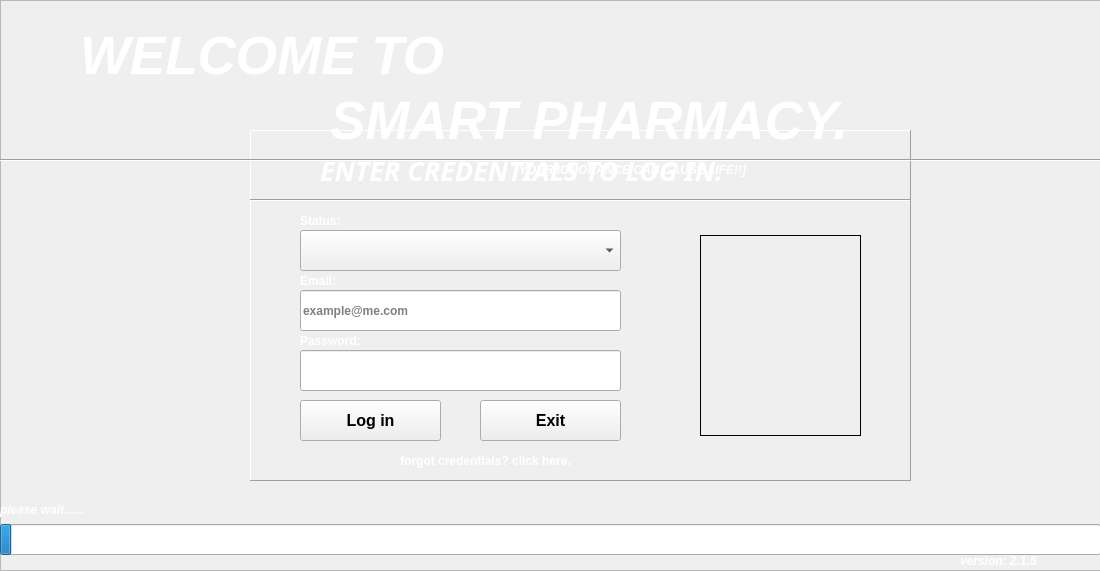
<?xml version="1.0" encoding="UTF-8"?>
<ui version="4.0">
 <class>Home</class>
 <widget class="QWidget" name="Home">
  <property name="geometry">
   <rect>
    <x>0</x>
    <y>0</y>
    <width>1100</width>
    <height>571</height>
   </rect>
  </property>
  <property name="windowTitle">
   <string>Home</string>
  </property>
  <widget class="QFrame" name="frame">
   <property name="geometry">
    <rect>
     <x>0</x>
     <y>0</y>
     <width>1101</width>
     <height>571</height>
    </rect>
   </property>
   <property name="frameShape">
    <enum>QFrame::StyledPanel</enum>
   </property>
   <property name="frameShadow">
    <enum>QFrame::Raised</enum>
   </property>
   <widget class="QLabel" name="bg_image">
    <property name="geometry">
     <rect>
      <x>-9</x>
      <y>-9</y>
      <width>1111</width>
      <height>581</height>
     </rect>
    </property>
    <property name="frameShadow">
     <enum>QFrame::Raised</enum>
    </property>
    <property name="scaledContents">
     <bool>true</bool>
    </property>
   </widget>
   <widget class="QProgressBar" name="flash_progress">
    <property name="geometry">
     <rect>
      <x>0</x>
      <y>524</y>
      <width>1101</width>
      <height>31</height>
     </rect>
    </property>
    <property name="font">
     <font>
      <pointsize>9</pointsize>
     </font>
    </property>
    <property name="styleSheet">
     <string notr="true">color: white</string>
    </property>
    <property name="value">
     <number>1</number>
    </property>
   </widget>
   <widget class="QLabel" name="lbl_loading_text">
    <property name="geometry">
     <rect>
      <x>0</x>
      <y>500</y>
      <width>271</width>
      <height>20</height>
     </rect>
    </property>
    <property name="font">
     <font>
      <pointsize>9</pointsize>
      <weight>75</weight>
      <italic>true</italic>
      <bold>true</bold>
     </font>
    </property>
    <property name="styleSheet">
     <string notr="true">color: white</string>
    </property>
    <property name="text">
     <string>please wait......</string>
    </property>
   </widget>
   <widget class="QLabel" name="label_4">
    <property name="geometry">
     <rect>
      <x>80</x>
      <y>20</y>
      <width>491</width>
      <height>71</height>
     </rect>
    </property>
    <property name="font">
     <font>
      <pointsize>40</pointsize>
      <weight>75</weight>
      <italic>true</italic>
      <bold>true</bold>
     </font>
    </property>
    <property name="styleSheet">
     <string notr="true">color: white</string>
    </property>
    <property name="text">
     <string>WELCOME TO</string>
    </property>
    <property name="alignment">
     <set>Qt::AlignLeading|Qt::AlignLeft|Qt::AlignVCenter</set>
    </property>
   </widget>
   <widget class="QLabel" name="label_5">
    <property name="geometry">
     <rect>
      <x>330</x>
      <y>90</y>
      <width>671</width>
      <height>61</height>
     </rect>
    </property>
    <property name="font">
     <font>
      <pointsize>40</pointsize>
      <weight>75</weight>
      <italic>true</italic>
      <bold>true</bold>
     </font>
    </property>
    <property name="styleSheet">
     <string notr="true">color: white</string>
    </property>
    <property name="text">
     <string>SMART PHARMACY.</string>
    </property>
    <property name="alignment">
     <set>Qt::AlignLeading|Qt::AlignLeft|Qt::AlignVCenter</set>
    </property>
   </widget>
   <widget class="QLabel" name="label_3">
    <property name="geometry">
     <rect>
      <x>470</x>
      <y>160</y>
      <width>321</width>
      <height>20</height>
     </rect>
    </property>
    <property name="font">
     <font>
      <family>MS Sans Serif</family>
      <pointsize>9</pointsize>
      <weight>75</weight>
      <italic>true</italic>
      <bold>true</bold>
     </font>
    </property>
    <property name="styleSheet">
     <string notr="true">color: white</string>
    </property>
    <property name="text">
     <string>[YOUR IGNORANCE CAN CAUSE LIFE!!]</string>
    </property>
    <property name="textFormat">
     <enum>Qt::AutoText</enum>
    </property>
    <property name="scaledContents">
     <bool>false</bool>
    </property>
    <property name="alignment">
     <set>Qt::AlignCenter</set>
    </property>
   </widget>
   <widget class="QFrame" name="login_frame">
    <property name="geometry">
     <rect>
      <x>250</x>
      <y>130</y>
      <width>661</width>
      <height>351</height>
     </rect>
    </property>
    <property name="font">
     <font>
      <family>Segoe UI</family>
      <pointsize>10</pointsize>
      <weight>75</weight>
      <bold>true</bold>
     </font>
    </property>
    <property name="frameShape">
     <enum>QFrame::Panel</enum>
    </property>
    <property name="frameShadow">
     <enum>QFrame::Raised</enum>
    </property>
    <widget class="QLabel" name="label_2">
     <property name="geometry">
      <rect>
       <x>50</x>
       <y>80</y>
       <width>61</width>
       <height>21</height>
      </rect>
     </property>
     <property name="font">
      <font>
       <family>Segoe UI</family>
       <pointsize>9</pointsize>
       <weight>75</weight>
       <italic>false</italic>
       <bold>true</bold>
      </font>
     </property>
     <property name="styleSheet">
      <string notr="true">color: white</string>
     </property>
     <property name="text">
      <string>Status:</string>
     </property>
    </widget>
    <widget class="QLabel" name="label_6">
     <property name="geometry">
      <rect>
       <x>50</x>
       <y>140</y>
       <width>51</width>
       <height>21</height>
      </rect>
     </property>
     <property name="font">
      <font>
       <family>Segoe UI</family>
       <pointsize>9</pointsize>
       <weight>75</weight>
       <italic>false</italic>
       <bold>true</bold>
      </font>
     </property>
     <property name="styleSheet">
      <string notr="true">color: white</string>
     </property>
     <property name="text">
      <string>Email:</string>
     </property>
    </widget>
    <widget class="QLabel" name="label_7">
     <property name="geometry">
      <rect>
       <x>50</x>
       <y>200</y>
       <width>91</width>
       <height>21</height>
      </rect>
     </property>
     <property name="font">
      <font>
       <family>Segoe UI</family>
       <pointsize>9</pointsize>
       <weight>75</weight>
       <italic>false</italic>
       <bold>true</bold>
      </font>
     </property>
     <property name="styleSheet">
      <string notr="true">color: white</string>
     </property>
     <property name="text">
      <string>Password:</string>
     </property>
    </widget>
    <widget class="QLineEdit" name="txt_email">
     <property name="geometry">
      <rect>
       <x>50</x>
       <y>160</y>
       <width>321</width>
       <height>41</height>
      </rect>
     </property>
     <property name="font">
      <font>
       <family>Segoe UI</family>
       <pointsize>9</pointsize>
       <weight>75</weight>
       <bold>true</bold>
      </font>
     </property>
     <property name="maxLength">
      <number>20</number>
     </property>
     <property name="placeholderText">
      <string>example@me.com</string>
     </property>
     <property name="clearButtonEnabled">
      <bool>true</bool>
     </property>
    </widget>
    <widget class="QLineEdit" name="txt_password">
     <property name="geometry">
      <rect>
       <x>50</x>
       <y>220</y>
       <width>321</width>
       <height>41</height>
      </rect>
     </property>
     <property name="maxLength">
      <number>15</number>
     </property>
     <property name="echoMode">
      <enum>QLineEdit::Password</enum>
     </property>
     <property name="clearButtonEnabled">
      <bool>true</bool>
     </property>
    </widget>
    <widget class="QComboBox" name="cmb_status">
     <property name="geometry">
      <rect>
       <x>50</x>
       <y>100</y>
       <width>321</width>
       <height>41</height>
      </rect>
     </property>
     <property name="font">
      <font>
       <family>Segoe UI</family>
       <pointsize>9</pointsize>
       <weight>75</weight>
       <bold>true</bold>
      </font>
     </property>
     <property name="maxVisibleItems">
      <number>3</number>
     </property>
     <property name="maxCount">
      <number>3</number>
     </property>
    </widget>
    <widget class="QPushButton" name="btn_login01">
     <property name="geometry">
      <rect>
       <x>50</x>
       <y>270</y>
       <width>141</width>
       <height>41</height>
      </rect>
     </property>
     <property name="font">
      <font>
       <family>Segoe UI</family>
       <pointsize>12</pointsize>
       <weight>75</weight>
       <bold>true</bold>
      </font>
     </property>
     <property name="text">
      <string>Log in</string>
     </property>
    </widget>
    <widget class="QPushButton" name="btn_exit">
     <property name="geometry">
      <rect>
       <x>230</x>
       <y>270</y>
       <width>141</width>
       <height>41</height>
      </rect>
     </property>
     <property name="font">
      <font>
       <family>Segoe UI</family>
       <pointsize>12</pointsize>
       <weight>75</weight>
       <bold>true</bold>
      </font>
     </property>
     <property name="text">
      <string>Exit</string>
     </property>
    </widget>
    <widget class="Line" name="line">
     <property name="geometry">
      <rect>
       <x>0</x>
       <y>60</y>
       <width>661</width>
       <height>20</height>
      </rect>
     </property>
     <property name="orientation">
      <enum>Qt::Horizontal</enum>
     </property>
    </widget>
    <widget class="QLabel" name="label_9">
     <property name="geometry">
      <rect>
       <x>70</x>
       <y>20</y>
       <width>531</width>
       <height>41</height>
      </rect>
     </property>
     <property name="font">
      <font>
       <family>Segoe UI Black</family>
       <pointsize>20</pointsize>
       <weight>75</weight>
       <italic>true</italic>
       <bold>true</bold>
      </font>
     </property>
     <property name="styleSheet">
      <string notr="true">color: white</string>
     </property>
     <property name="text">
      <string>ENTER CREDENTIALS TO LOG IN.</string>
     </property>
    </widget>
    <widget class="QPushButton" name="pushButton_3">
     <property name="geometry">
      <rect>
       <x>100</x>
       <y>320</y>
       <width>271</width>
       <height>21</height>
      </rect>
     </property>
     <property name="font">
      <font>
       <family>Segoe UI</family>
       <pointsize>9</pointsize>
       <weight>75</weight>
       <italic>false</italic>
       <bold>true</bold>
      </font>
     </property>
     <property name="styleSheet">
      <string notr="true">color: white</string>
     </property>
     <property name="text">
      <string>forgot credentials? click here.</string>
     </property>
     <property name="flat">
      <bool>true</bool>
     </property>
    </widget>
    <widget class="QLabel" name="lbl_dp">
     <property name="geometry">
      <rect>
       <x>450</x>
       <y>105</y>
       <width>161</width>
       <height>201</height>
      </rect>
     </property>
     <property name="frameShape">
      <enum>QFrame::Box</enum>
     </property>
     <property name="scaledContents">
      <bool>true</bool>
     </property>
    </widget>
   </widget>
   <widget class="QLabel" name="label_10">
    <property name="geometry">
     <rect>
      <x>960</x>
      <y>550</y>
      <width>111</width>
      <height>21</height>
     </rect>
    </property>
    <property name="font">
     <font>
      <family>MS Shell Dlg 2</family>
      <pointsize>9</pointsize>
      <weight>75</weight>
      <italic>true</italic>
      <bold>true</bold>
     </font>
    </property>
    <property name="styleSheet">
     <string notr="true">color: white</string>
    </property>
    <property name="text">
     <string>version: 2.1.5</string>
    </property>
   </widget>
   <widget class="Line" name="line_2">
    <property name="geometry">
     <rect>
      <x>-10</x>
      <y>150</y>
      <width>1121</width>
      <height>20</height>
     </rect>
    </property>
    <property name="orientation">
     <enum>Qt::Horizontal</enum>
    </property>
   </widget>
  </widget>
 </widget>
 <resources/>
 <connections/>
</ui>
